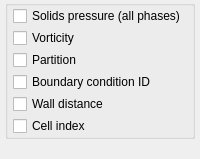
                     <widget class="QWidget" name="subpage_cell_other">
                      <layout class="QGridLayout" name="gridLayout_17">
                       <property name="leftMargin">
                        <number>5</number>
                       </property>
                       <property name="topMargin">
                        <number>0</number>
                       </property>
                       <property name="rightMargin">
                        <number>5</number>
                       </property>
                       <property name="bottomMargin">
                        <number>0</number>
                       </property>
                       <item row="0" column="0">
                        <widget class="QGroupBox" name="groupbox_cell_other">
                         <property name="title">
                          <string/>
                         </property>
                         <property name="flat">
                          <bool>true</bool>
                         </property>
                         <layout class="QGridLayout" name="gridLayout_21">
                          <property name="leftMargin">
                           <number>5</number>
                          </property>
                          <property name="topMargin">
                           <number>0</number>
                          </property>
                          <property name="rightMargin">
                           <number>0</number>
                          </property>
                          <property name="bottomMargin">
                           <number>0</number>
                          </property>
                          <property name="horizontalSpacing">
                           <number>0</number>
                          </property>
                          <property name="verticalSpacing">
                           <number>2</number>
                          </property>
                          <item row="4" column="0">
                           <widget class="CheckBox" name="checkbox_keyword_vtk_dwall_args_VTK">
                            <property name="text">
                             <string>Wall distance</string>
                            </property>
                           </widget>
                          </item>
                          <item row="2" column="0">
                           <widget class="CheckBox" name="checkbox_keyword_vtk_partition_args_VTK">
                            <property name="text">
                             <string>Partition</string>
                            </property>
                           </widget>
                          </item>
                          <item row="5" column="0">
                           <widget class="CheckBox" name="checkbox_keyword_vtk_ijk_args_VTK">
                            <property name="text">
                             <string>Cell index</string>
                            </property>
                           </widget>
                          </item>
                          <item row="1" column="0">
                           <widget class="CheckBox" name="checkbox_keyword_vtk_vorticity_args_VTK">
                            <property name="font">
                             <font>
                              <weight>50</weight>
                              <bold>false</bold>
                             </font>
                            </property>
                            <property name="text">
                             <string>Vorticity</string>
                            </property>
                           </widget>
                          </item>
                          <item row="3" column="0">
                           <widget class="CheckBox" name="checkbox_keyword_vtk_bc_id_args_VTK">
                            <property name="text">
                             <string>Boundary condition ID</string>
                            </property>
                           </widget>
                          </item>
                          <item row="0" column="0">
                           <widget class="CheckBox" name="checkbox_keyword_vtk_p_star_args_VTK">
                            <property name="font">
                             <font>
                              <weight>50</weight>
                              <bold>false</bold>
                             </font>
                            </property>
                            <property name="text">
                             <string>Solids pressure (all phases)</string>
                            </property>
                           </widget>
                          </item>
                         </layout>
                        </widget>
                       </item>
                       <item row="1" column="0">
                        <spacer name="verticalSpacer_9">
                         <property name="orientation">
                          <enum>Qt::Vertical</enum>
                         </property>
                         <property name="sizeHint" stdset="0">
                          <size>
                           <width>20</width>
                           <height>20</height>
                          </size>
                         </property>
                        </spacer>
                       </item>
                      </layout>
                     </widget>
